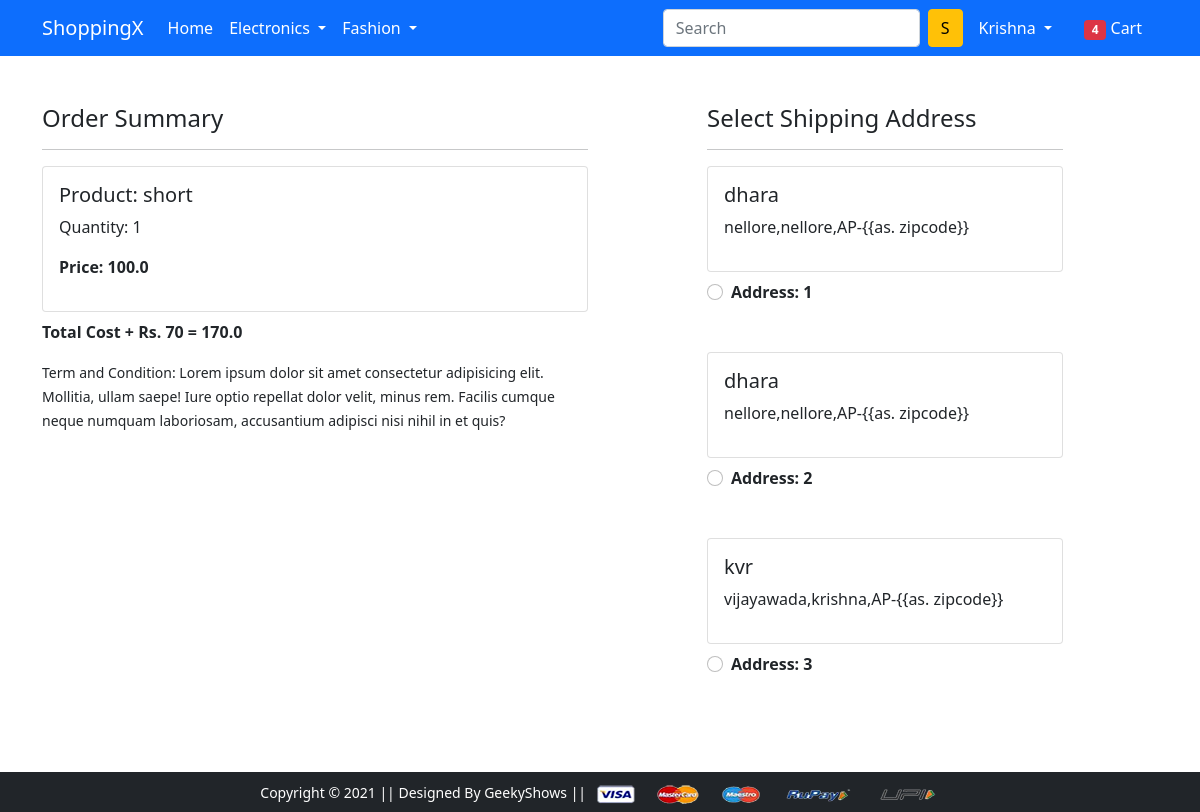
/checkout/ (signed in), run on an earlier commit of the app's database.
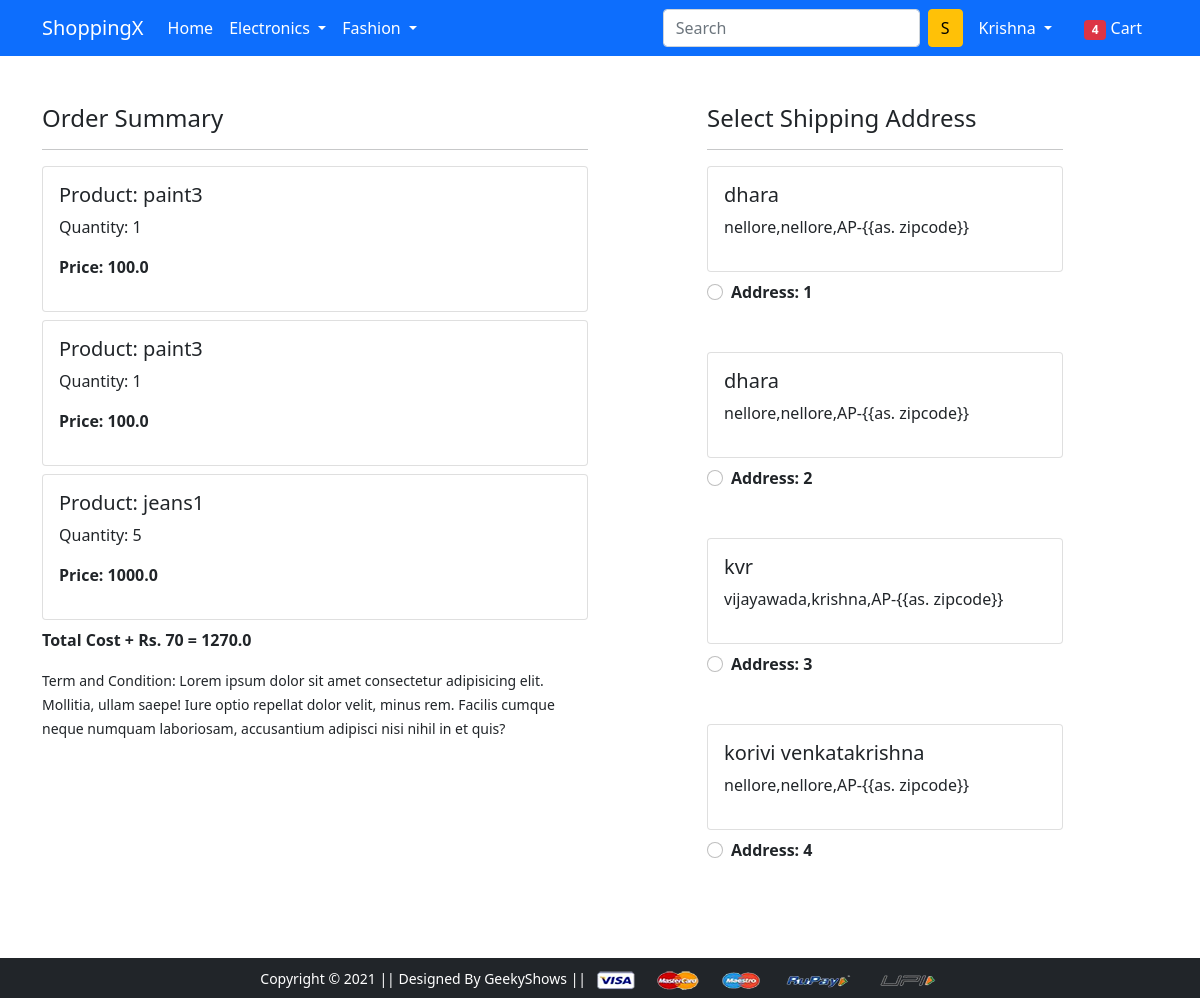
And on a later commit of the database.
### app/models.py (models this page shows, shortened)
class Cart(models.Model):
    user = models.ForeignKey(User,on_delete=models.CASCADE)
    product = models.ForeignKey(Product , on_delete=models.CASCADE)
    quantity = models.PositiveIntegerField(default=1)
    @property
    def totle_cost(self):
        return self.quantity * self.product.discounted_price

class Product(models.Model):
    title = models.CharField(max_length=100)
    selling_price = models.FloatField()
    discounted_price = models.FloatField()
    description = models.TextField()
    brand = models.CharField(max_length=100)
    category = models.CharField(choices=CATEGORY_CHOICES,max_length=2)
    product_image = models.ImageField(upload_to='productimg')

class Customer(models.Model):
    user = models.ForeignKey(User,on_delete=models.CASCADE)
    name = models.CharField(max_length= 200)
    locality = models.CharField(max_length=200)
    city = models.CharField(max_length=50)
    zipcode = models.IntegerField()
    state = models.CharField(choices=STATE_CHOICES,max_length=50)

### app/views.py (the view)
# urls.py: path('checkout/', views.checkout, name='checkout'),
@login_required
def checkout(request):
 user =request.user
 add = Customer.objects.filter(user=user)
 cart_items = Cart.objects.filter(user=user)
 amount = 0.0
 shipping_amount = 70.0
 total_amount = 0.0
 cart_product = [p for p in Cart.objects.all() if p.user == request.user]
 for p in cart_product:
  tempamount = (p.quantity * p.product.discounted_price)
  amount += tempamount
 totalamount = amount + shipping_amount
 return render(request, 'app/checkout.html',{'add':add,'totalamount':totalamount,'cart_items':cart_items})

### app/templates/app/checkout.html (shortened to what this page needs)
{% extends 'app/base.html' %}
{% load static %}
{% block main-content %}
<div class="container">
 <div class="row mt-5">
  <div class="col-sm-6">
    <h4>Order Summary</h4>
    <hr>
    {% for item in cart_items %}
      <div class="card mb-2">
        <div class="card-body">
          <h5>Product: {{item.product.title}}</h5>
          <p>Quantity: {{item.quantity}}</p>
          <p class="fw-bold">Price: {{item.totle_cost}}</p>
        </div>
      </div>
    {% endfor %}
    <p class="fw-bold">Total Cost + Rs. 70 = {{totalamount}}</p>
    <small>Term and Condition: Lorem ipsum dolor sit amet consectetur adipisicing elit. Mollitia, ullam saepe! Iure optio repellat dolor velit, minus rem. Facilis cumque neque numquam laboriosam, accusantium adipisci nisi nihil in et quis?</small>
  </div>
  <div class="col-sm-4 offset-sm-1">
    <h4>Select Shipping Address</h4>
    <hr>
    <form action="/paymentdone" id="myform">
      {% for ad in add %}
      <div class="card">
        <div class="card-body">
        <h5>{{ad.name}}</h5>
        <p>{{ad.locality}},{{ad.city}},{{ad.state}}-{{as.
        zipcode}}</p>
        </div>
      </div>
        <div class="form-check mt-2 mb-5">
          <input class="form-check-input" type="radio" name="custid" id="custadd{{forloop.counter}}" value="{{ad.id}}">
          <label class="form-check-label fw-bold" for="">
            Address: {{forloop.counter}}</label>
        </div>
      {% endfor %}
      </form>
    </div>
  </div>
</div>
{% endblock main-content %}

What changed in the data, as far as the page shows it:
removed Cart: product "short", quantity "1", totle_cost "100.0"
added Cart: product "paint3", quantity "1", totle_cost "100.0"
added Cart: product "paint3", quantity "1", totle_cost "100.0"
added Cart: product "jeans1", quantity "5", totle_cost "1000.0"
added Customer: name "korivi venkatakrishna", locality "nellore", city "nellore", state "AP"
Also different on the page:
{{ totalamount }}: "170.0" → "1270.0"
